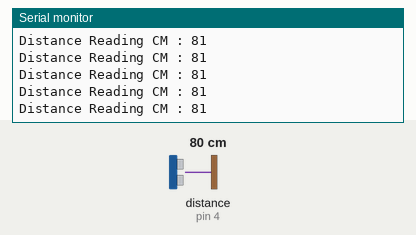
The sketch below on a simulated Arduino Uno, built with avr-gcc and run on an emulated ATmega328P. On the bench: the last lines printed to the serial monitor. Inputs (shaded band) come from the test bench; at power-on: distance to the obstacle (sensor on pin 4) 80 cm. The echo pulse lasts 58.3 µs per cm.

Above: at 1.2 s.
1.3 s: distance to the obstacle (sensor on pin 4) set to 60 cm
At 1.59 s:
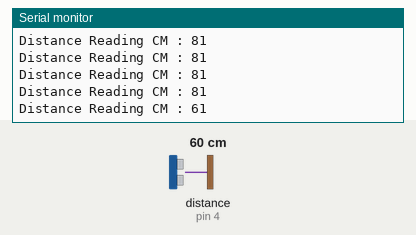
4.3 s: distance to the obstacle (sensor on pin 4) set to 2 cm
At 4.45 s:
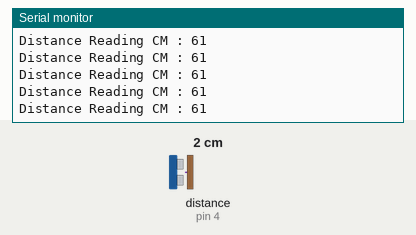
Timing chart, 0 to 7.3 s (numbered marks = the images above; inputs shaded):
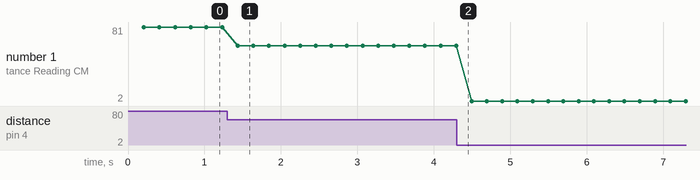

The sketch:

proximity_wTimer.ino
```cpp
/*
 * Creation & Computation - Digital Futures, OCAD University
 * Kate Hartman / Nick Puckett
 *
 * Read an Ultrasonic Proximity Sensor using the NewPing Library
 * To install go to "Tools" -> "Manage Libraries" and search for "NewPing"
 * print the value to Serial and scale it using a timer
 *
 *
 */
#include <NewPing.h>   //include the library


int triggerPin = 3;   //pin conneccted to the Trig pin on the sensor
int echoPin = 4;       //pin connected to the Echo pin on the sensor
int maxDistance = 200;  //set the max distance for the sensor to read (helps with errors)
int distanceVal;        //variable to hold the distance val

int sampleRate = 200;   //how fast to sample the value
long lastReading;       //used for the timer

NewPing proximity1(triggerPin, echoPin, maxDistance);   //sets up the sensor object

void setup()
{
  Serial.begin(9600);  //start the serial port

}

void loop()
{

  if(millis()-lastReading>=sampleRate) //this very simple statement is the timer,
  {
  distanceVal = proximity1.ping_cm();  //get the distance value in centimeters


  lastReading = millis();


  Serial.print("Distance Reading CM : ");  //print the value to the Serial monitor
  Serial.println(distanceVal);


  }


}
```

Measured:
- after the input at 1.3 s, the serial monitor: prints a new line after 0.14 s (image 1)
- plotted number 1: 81 → 61 after the input at 1.3 s, 61 → 2 after the input at 4.3 s
